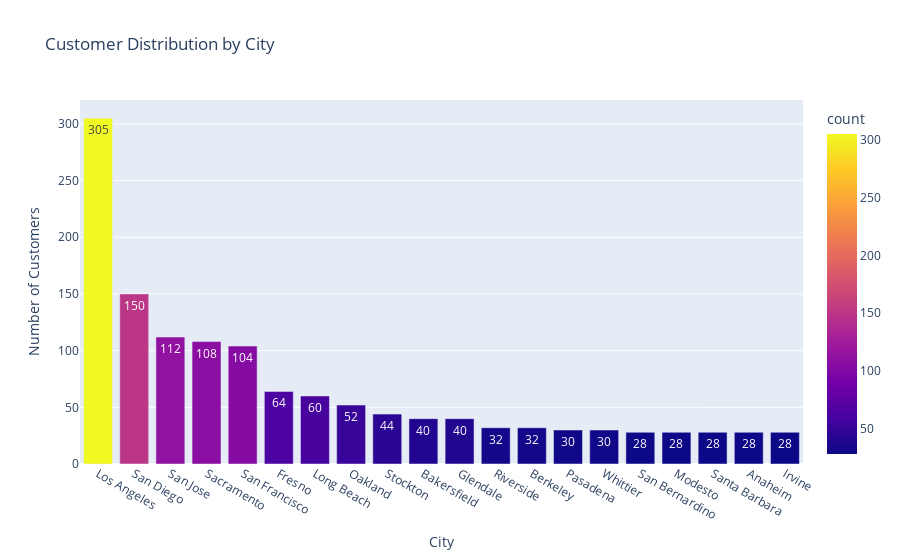

The code cell stored with this chart in its notebook:
### Code cell
# City counts
fig = px.bar(
    df_city_churn.sort_values("count", ascending=False).head(20),
    x="city",
    y="count",
    color="count",
    text="count",
    title="Customer Distribution by City",
)
fig.update_layout(yaxis_title="Number of Customers", xaxis_title="City")
fig.show()

### Figure 1 — Plotly figure (JSON) as saved in the notebook; plotly's stock layout.template omitted (floating-point values rounded to 4 significant figures)
{"data": [{"hovertemplate": "city=%{x}<br>count=%{marker.color}<extra></extra>", "legendgroup": "", "marker": {"color": [305, 150, 112, 108, 104, 64, 60, 52, 44, 40, 40, 32, 32, 30, 30, 28, 28, 28, 28, 28], "coloraxis": "coloraxis", "pattern": {"shape": ""}}, "name": "", "orientation": "v", "showlegend": false, "text": [305.0, 150.0, 112.0, 108.0, 104.0, 64.0, 60.0, 52.0, 44.0, 40.0, 40.0, 32.0, 32.0, 30.0, 30.0, 28.0, 28.0, 28.0, 28.0, 28.0], "textposition": "auto", "type": "bar", "x": ["Los Angeles", "San Diego", "San Jose", "Sacramento", "San Francisco", "Fresno", "Long Beach", "Oakland", "Stockton", "Bakersfield", "Glendale", "Riverside", "Berkeley", "Pasadena", "Whittier", "San Bernardino", "Modesto", "Santa Barbara", "Anaheim", "Irvine"], "xaxis": "x", "y": [305, 150, 112, 108, 104, 64, 60, 52, 44, 40, 40, 32, 32, 30, 30, 28, 28, 28, 28, 28], "yaxis": "y"}], "layout": {"barmode": "relative", "coloraxis": {"colorbar": {"title": {"text": "count"}}, "colorscale": [[0, "#0d0887"], [0.1111, "#46039f"], [0.2222, "#7201a8"], [0.3333, "#9c179e"], [0.4444, "#bd3786"], [0.5556, "#d8576b"], [0.6667, "#ed7953"], [0.7778, "#fb9f3a"], [0.8889, "#fdca26"], [1, "#f0f921"]]}, "legend": {"tracegroupgap": 0}, "title": {"text": "Customer Distribution by City"}, "xaxis": {"anchor": "y", "domain": [0, 1], "title": {"text": "City"}}, "yaxis": {"anchor": "x", "domain": [0, 1], "title": {"text": "Number of Customers"}}}}
